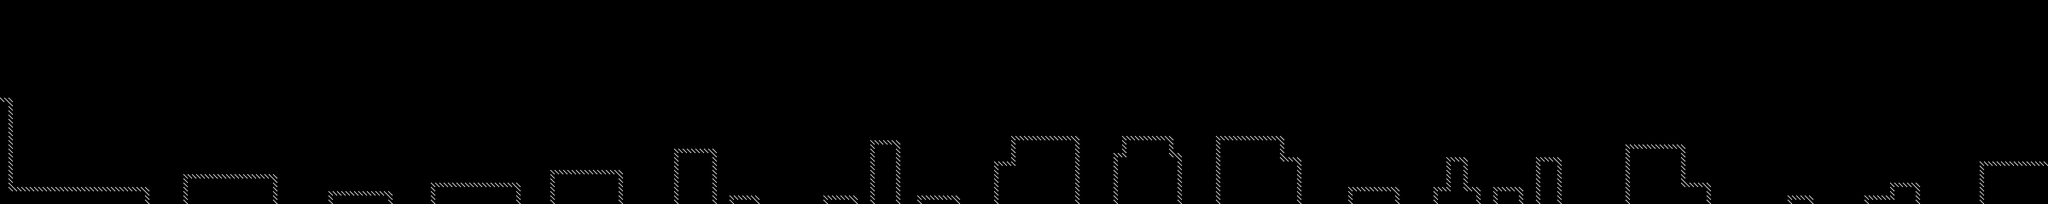

Rendered tile map (Tiled .tmx) drawn with the repository's tilesets; below, a short description and the map source with its tile grids summarised:
An orthogonal 480x48 tile map with 10x10 px tiles, 1 tile layer (Tile Layer 1), 3 tilesets.

<map version="1.0" orientation="orthogonal" renderorder="right-down" width="480" height="48" tilewidth="10" tileheight="10" nextobjectid="14">
 <tileset firstgid="1" name="debug10x10" tilewidth="10" tileheight="10" tilecount="1" columns="1">
  <image source="../assets/graphics/debug/tile10x10.gif" width="10" height="10" />
 </tileset>
 <tileset firstgid="2" name="box" tilewidth="40" tileheight="40" tilecount="0" columns="0">
  <image source="../assets/graphics/debug/tile10x10.gif" width="10" height="10" />
 </tileset>
 <tileset firstgid="2" name="debug_door" tilewidth="50" tileheight="80" tilecount="6" columns="6">
  <image source="../assets/graphics/debug/door.gif" width="300" height="80" />
 </tileset>
 <layer name="Tile Layer 1" width="480" height="48">
  <data>[23040 cells, 606 non-empty, 1 distinct tile ids]</data>
 </layer>
 <objectgroup name="Object Layer Boxes" />
 <objectgroup name="Object Layer Door" />
</map>
